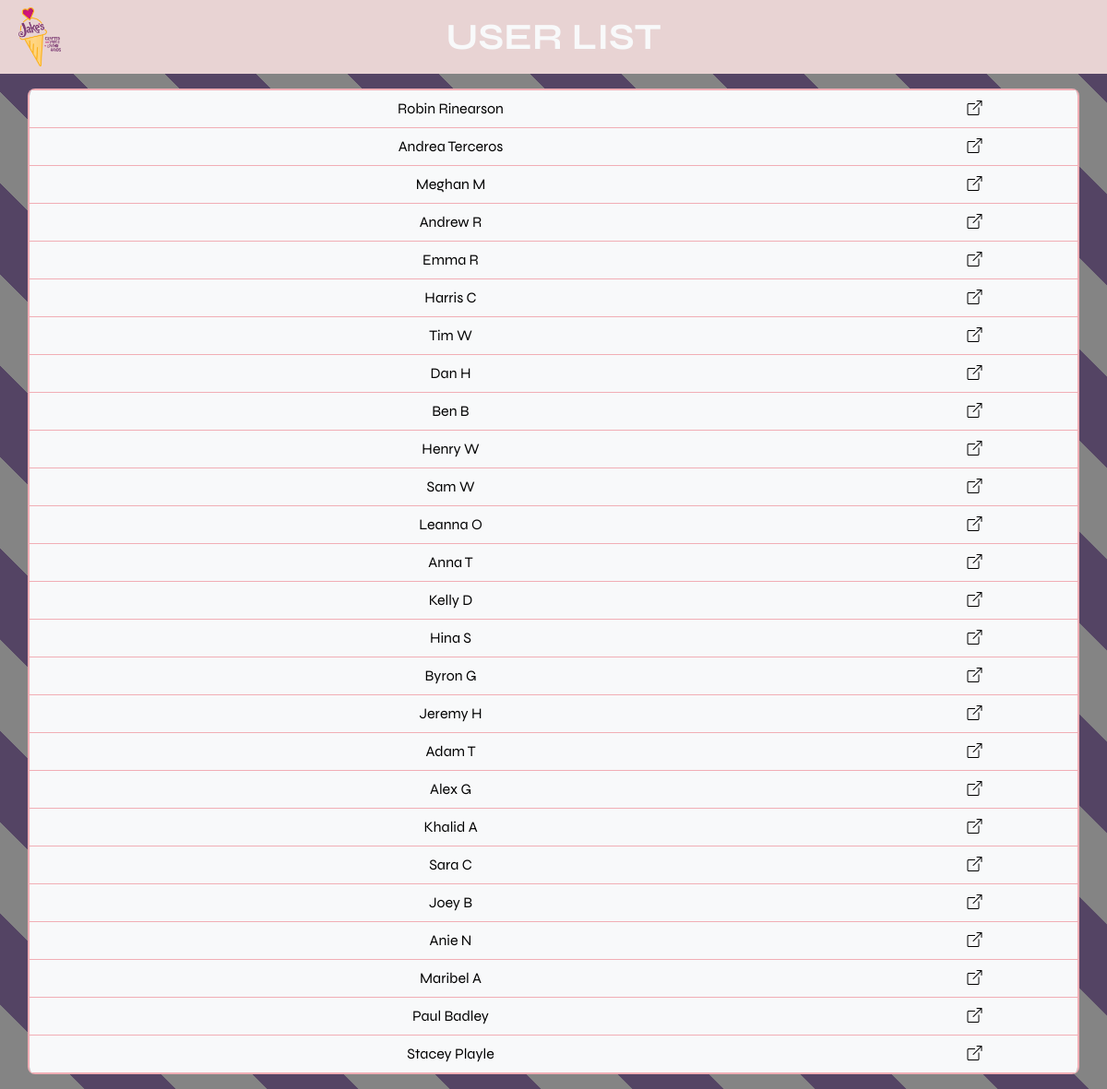
Screenshot of /users with the database file from the repository.
### tasklist/models.py (models this page shows, shortened)
class User(db.Model):
    __tablename__ = "user"
    id = Column(Integer, primary_key=True)
    name = Column(String)
    order = Column(Integer)
    tasks = relationship("Link", back_populates="user")

### tasklist/controllers.py (the view)
def user_list():
    all_users = db.session.query(User).all()
    return render_template("user_list.html", all_users=all_users)

### tasklist/ui/templates/user_list.html (shortened to what this page needs)
{% extends "base.html" %}
{% block content %}
    <section class="pink">
        <div class="container-fluid d-flex justify-content-between">
            <a href="{{ url_for("main.home") }}">
                <img src="../static/icecream.webp" style="height: 8vh" class="m-2" alt="Jakes Logo">
            </a>
            <div class="text-center my-auto">
                <p class="fs-1 fw-bold text-light my-auto">USER LIST</p>
            </div>
        </div>
    </section>
    <section>
        <div class="container-fluid">
            <div class="container p-0 my-3">
                <div class="table-responsive rounded-3 border border-top-0 border-bottom-0 border-danger-subtle border-2">
                    <table class="table table-light table-hover border-top border-bottom border-danger-subtle border-2 text-center my-0">
                        <tbody>
                        {% for user in all_users %}
                            <tr>
                                <td>
                                    {{ user.name }}
                                </td>
                                <td>
                                    <a href="{{ url_for("main.tasks", user_id=user.id) }}"
                                       class="text-decoration-none text-reset">
                                        <i class="bi bi-box-arrow-up-right"></i>
                                    </a>
                                </td>
                            </tr>
                        {% endfor %}
                        </tbody>
                    </table>
                </div>
            </div>
        </div>
    </section>
{% endblock content %}

### tasklist/ui/templates/base.html (shortened to what this page needs)
<!DOCTYPE html>
<html lang="en">
<head>
    <link href="https://cdn.jsdelivr.net/npm/bootstrap@5.3.0-alpha1/dist/css/bootstrap.min.css" rel="stylesheet"
>
    <link rel="stylesheet" href="https://cdn.jsdelivr.net/npm/bootstrap-icons@1.10.2/font/bootstrap-icons.css">
    <link rel="stylesheet" href="../static/style.css">
</head>
<body>
<main>
    {% block content %}{% endblock content %}
</main>
</body>
</html>

### tasklist/ui/static/style.css (style rules this page uses)
.pink { background-color: #E8D3D3; }
body { font-family: "Syne", sans-serif }
table { -webkit-user-select: none; -ms-user-select: none; user-select: none; }

### tasklist/ui/templates/user_list.html (style rules this page uses)
body { background-image: linear-gradient(45deg, #848484 25%, #544464 25%, #544464 50%, #848484 50%, #848484 75%, #544464 75%, #544464 100%); background-size: 197.99px 197.99px; }

### rows the page displays
User: name "Robin Rinearson"
User: name "Andrea Terceros"
User: name "Meghan M"
User: name "Andrew R"
User: name "Emma R"
User: name "Harris C"
User: name "Tim W"
User: name "Dan H"
User: name "Ben B"
User: name "Henry W"
User: name "Sam W"
User: name "Leanna O"
User: name "Anna T"
User: name "Kelly D"
User: name "Hina S"
User: name "Byron G"
User: name "Jeremy H"
User: name "Adam T"
User: name "Alex G"
User: name "Khalid A"
User: name "Sara C"
User: name "Joey B"
User: name "Anie N"
User: name "Maribel A"
User: name "Paul Badley"
User: name "Stacey Playle"
